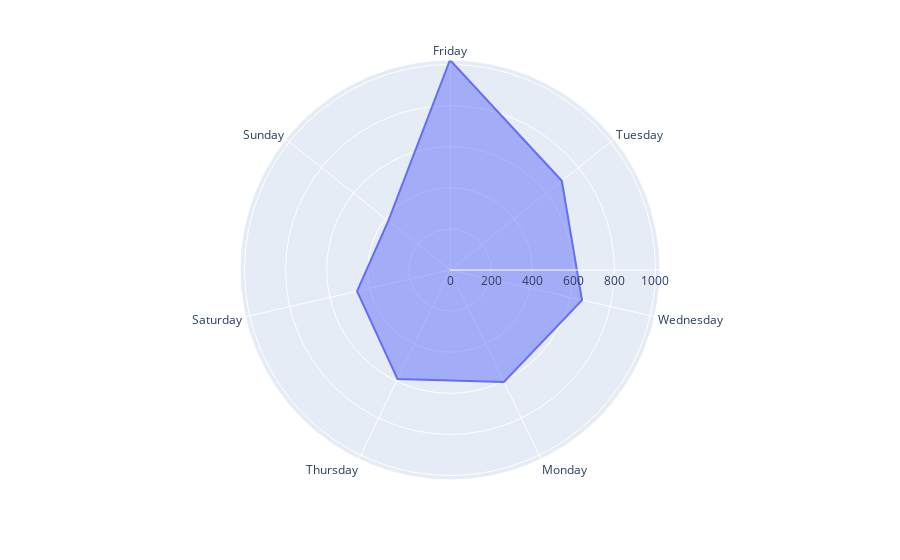

Here is the notebook cell this chart was saved with:
### Markdown cell above
### 4. Most Active Weekday

### Code cell
new_chat['Date'] = pd.to_datetime(new_chat['Date'], format="%d/%m/%Y")
new_chat['Weekday'] = new_chat['Date'].dt.day_name()

message_frequency = new_chat['Weekday'].value_counts()

fig = px.line_polar(message_frequency, r=message_frequency.values, theta=message_frequency.index, line_close=True)
fig.update_traces(fill='toself')
fig.show()

### Figure 1 — Plotly figure (JSON) as saved in the notebook; plotly's stock layout.template omitted (floating-point values rounded to 4 significant figures)
{"data": [{"fill": "toself", "hovertemplate": "r=%{r}<br>Weekday=%{theta}<extra></extra>", "legendgroup": "", "line": {"color": "#636efa", "dash": "solid"}, "marker": {"symbol": "circle"}, "mode": "lines", "name": "", "r": [1022, 696, 659, 605, 589, 464, 384, 1022], "showlegend": false, "subplot": "polar", "theta": ["Friday", "Tuesday", "Wednesday", "Monday", "Thursday", "Saturday", "Sunday", "Friday"], "type": "scatterpolar"}], "layout": {"legend": {"tracegroupgap": 0}, "margin": {"t": 60}, "polar": {"angularaxis": {"direction": "clockwise", "rotation": 90}, "domain": {"x": [0, 1], "y": [0, 1]}}}}
